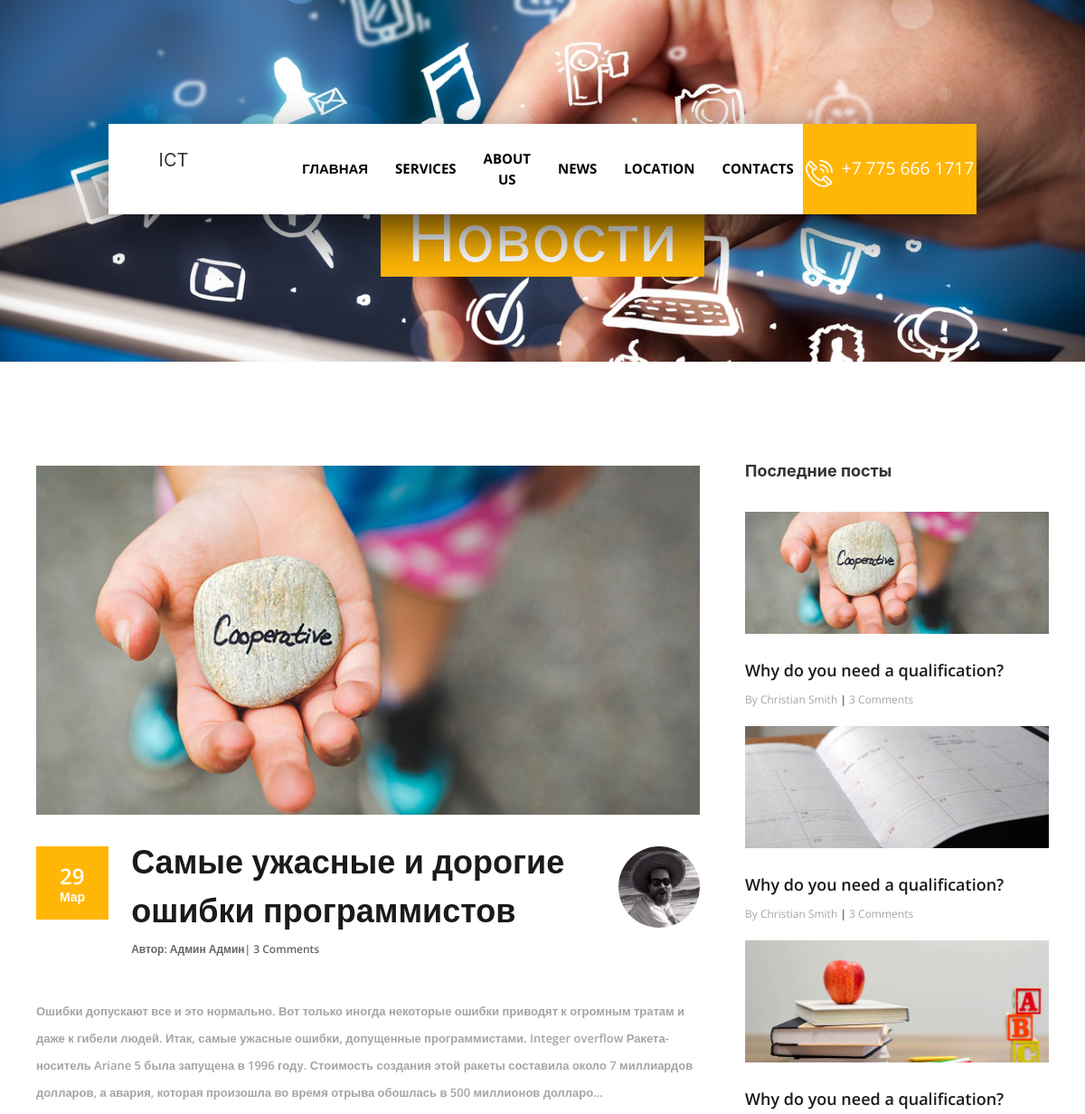
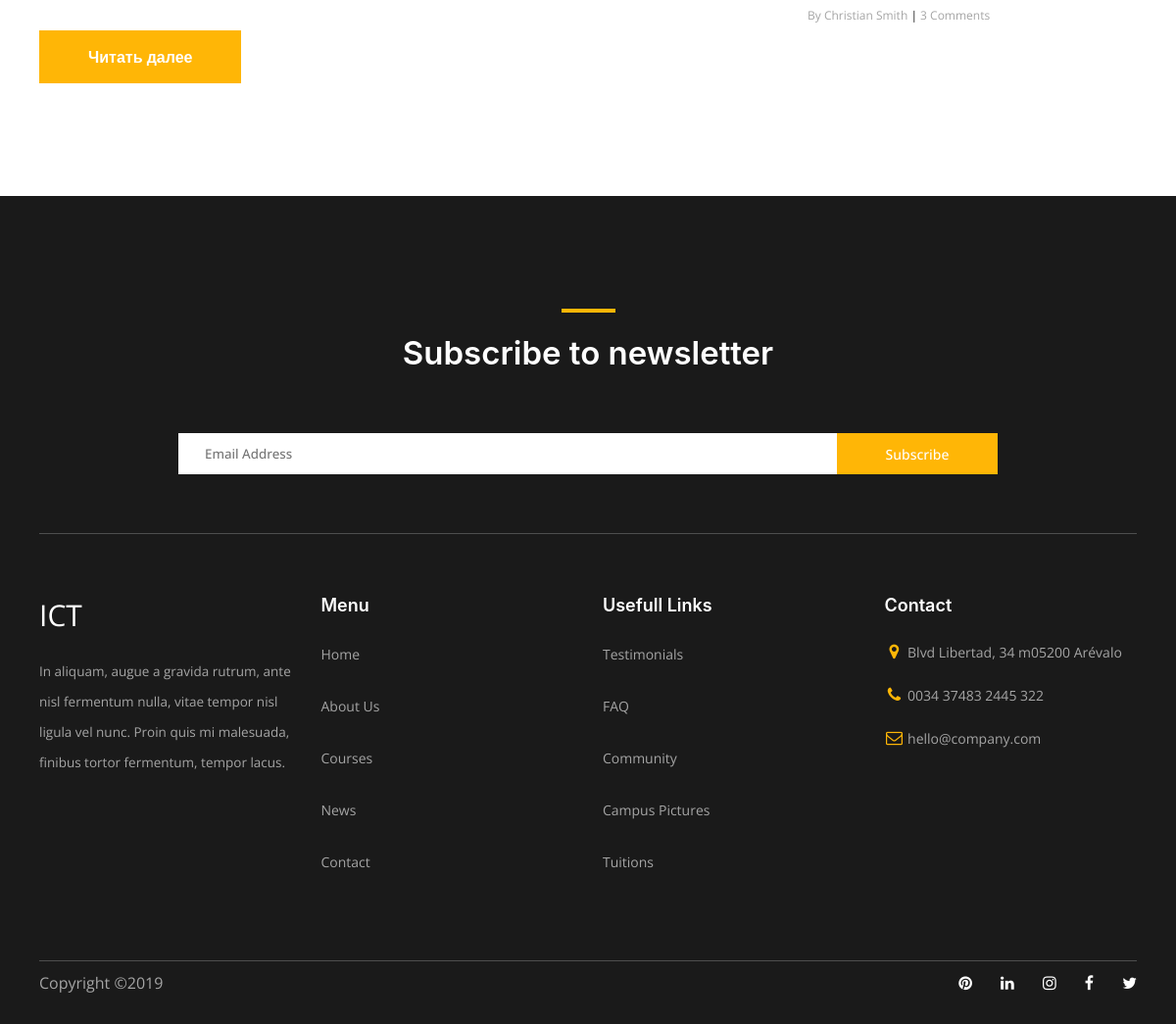
Page /news/ on the committed database (2 pictures, top to bottom).
### News/models.py (models this page shows, shortened)
class Post(models.Model):
   author = models.ForeignKey(User, on_delete=models.CASCADE)
   title = models.CharField(max_length=100)
   text = models.TextField()
   img = models.ImageField(upload_to='posts_images', blank=True)
   date = models.DateTimeField(default=timezone.now)
   def get_absolute_url(self):
      return reverse('news_detail_url', kwargs={'pk':self.pk})

### Users/models.py (models this page shows, shortened)
class Profile(models.Model):
   user = models.OneToOneField(User, on_delete=models.CASCADE)
   position = models.CharField(max_length=100, blank=True)
   img = models.ImageField(default='default.jpg', upload_to='user_images')

### News/views.py (the view)
# urls.py: path('', ShowNewsView.as_view(), name='news_url'),
class ShowNewsView(ListView):
   model = Post
   template_name = 'News/news.html'
   context_object_name = 'posts'
   ordering = ['-date']
   paginate_by = 5

### News/templates/News/news.html (shortened to what this page needs)
{% extends 'base.html' %}
{% load static %}
{% block links %}
   <link rel="stylesheet" href="{% static 'css/uikit.min.css' %}">
{% endblock %}
{% block content %}
   <div class="news-header parallax-window" data-parallax="scroll" data-image-src="/media/background-images/news-bg.jpg">
      <nav>
         <div class="logo">
            <h4>ICT</h4>
         </div>
         <ul class="menu">
            <li class="menu_item">
               <a href="{% url 'home_url' %}" class="text-decor-none menu_link">Главная</a>
            </li>
            <li class="menu_item">
               <a href="#services" class="text-decor-none menu_link go_to">Services</a>
            </li>
            <li class="menu_item">
               <a href="#about-us" class="text-decor-none menu_link go_to">About us</a>
            </li>
            <li class="menu_item">
               <a href="{% url 'news_url' %}" class="text-decor-none menu_link">News</a>
            </li>
            <li class="menu_item">
               <a href="#location" class="text-decor-none menu_link go_to">Location</a>
            </li>
            <li class="menu_item">
               <a href="#" class="text-decor-none menu_link">Contacts</a>
            </li>
         </ul>
         <div class="phone_number">
            <div>
               <img src="/media/img/phone-call.svg" alt="img">
            </div>
            <p> +7 775 666 1717</p>
         </div>
      </nav>
      <h1>Новости</h1>
   </div>
   <section id="news-section" class="news-section">
      <div class="wrapper news-wrap">
         <div class="news-box">
            {% for post in posts %}
               <div class="news-box__item">
                  {% if post.img %}
                     <div class="news-box__img">
                        <img src="{{ post.img.url }}" alt="news">
                     </div>
                  {% endif %}
                  <div class="news-box__container">
                     <div>
                        <p class="news-box__date">{{ post.date|date:"d "}} <span>{{ post.date|date:"M"}}</span></p>
                     </div>
                     <div class="news-box__title">
                        <div class="flex j-sb">
                           <a class="text-decor-none" href="{{ post.get_absolute_url }}">{{ post.title }}</a>
                           <img class="author-ava" src="{{ post.author.profile.img.url }}">
                        </div>
                        <p class="news-box__author">Автор: {{ post.author.last_name }} {{ post.author.first_name }}| 3 Comments</p>
                     </div>
                  </div>
                  <p class="text-desc news-box__desc">
                     {{ post.text|striptags|truncatechars:400 }}
                  </p>
                  <a class="text-decor-none news-box__more" href="{{ post.get_absolute_url }}">Читать далее</a>
               </div>
            {% endfor %}
         </div>
         <div class="news-more">
            <h3 class="text-title news-more__title">Последние посты</h3>
            <div class="news-more-box">
               <div class="news-more__item">
                  <div class="news-more__img">
                     <img src="/media/img/latest_1.jpg" alt="news">
                  </div>
                  <a class="text-decor-none news-more__link" href="new-post.html">
                     Why do you need a qualification?
                  </a>
                  <p class="news-more__author">By Christian Smith <span>|</span> 3 Comments</p>
               </div>
               <div class="news-more__item">
                  <div class="news-more__img">
                     <img src="/media/img/latest_2.jpg" alt="news">
                  </div>
                  <a class="text-decor-none news-more__link" href="new-post.html">
                     Why do you need a qualification?
                  </a>
                  <p class="news-more__author">By Christian Smith <span>|</span> 3 Comments</p>
               </div>
               <div class="text-decor-none news-more__item">
                  <div class="news-more__img">
                     <img src="/media/img/latest_3.jpg" alt="news">
                  </div>
                  <a class="news-more__link" href="new-post.html">
                     Why do you need a qualification?
                  </a>
                  <p class="news-more__author">By Christian Smith <span>|</span> 3 Comments</p>
               </div>
            </div>
         </div>
      </div>
   </section>
{% endblock content %}

### ICTapp/templates/base.html (shortened to what this page needs)
{% load static %}
<!DOCTYPE html>
<html lang="ru">
<head>
   <link rel="stylesheet" href="{% static 'css/font-awesome.min.css' %}">
   <link rel="stylesheet" href="{% static 'css/main.css' %}">
   {% block links %}{% endblock %}
</head>
<body>
   {% block content %}
   {% endblock content %}
   <footer>
      <div class="wrapper">
         <h2 class="section-title">Subscribe to newsletter</h2>
         <div class="subscribe">
            <input type="text" placeholder="Email Address">
            <button>Subscribe</button>
         </div>
         <div class="footer-box">
            <div class="footer-box__item">
               <div class="footer-logo">ICT</div>
               <p class="text-desc">
                  In aliquam, augue a gravida rutrum,
                  ante nisl fermentum nulla, vitae
                  tempor nisl ligula vel nunc. Proin
                  quis mi malesuada, finibus tortor
                  fermentum, tempor lacus.
               </p>
            </div>
            <div class="footer-box__item">
               <h3 class="footer-title">Menu</h3>
               <p>
                  <a href="#">Home</a>
               </p>
               <p>
                  <a href="#">About Us</a>
               </p>
               <p>
                  <a href="#">Courses</a>
               </p>
               <p>
                  <a href="#">News</a>
               </p>
               <p>
                  <a href="#">Contact</a>
               </p>
            </div>
            <div class="footer-box__item">
               <h3 class="footer-title">Usefull Links</h3>
               <p>
                  <a href="#">Testimonials</a>
               </p>
               <p>
                  <a href="#">FAQ</a>
               </p>
               <p>
                  <a href="#">Community</a>
               </p>
               <p>
                  <a href="#">Campus Pictures</a>
               </p>
               <p>
                  <a href="#">Tuitions</a>
               </p>
            </div>
            <div class="footer-box__item">
               <h3 class="footer-title">Contact</h3>
               <p class="contacts-info">
                  <i class="fa fa-map-marker" aria-hidden="true"></i> Blvd Libertad, 34 m05200 Arévalo
               </p>
               <p class="contacts-info">
                  <i class="fa fa-phone" aria-hidden="true"></i> 0034 37483 2445 322
               </p>
               <p class="contacts-info">
                  <i class="fa fa-envelope-o" aria-hidden="true"></i> hello@company.com
               </p>
            </div>
         </div>
         <div class="footer-info">
            <p>Copyright ©2019</p>
            <div class="socials">
               <a href="#">
                  <i class="fa fa-pinterest" aria-hidden="true"></i>
               </a>
               <a href="#">
                  <i class="fa fa-linkedin" aria-hidden="true"></i>
               </a>
               <a href="#">
                  <i class="fa fa-instagram" aria-hidden="true"></i>
               </a>
               <a href="#">
                  <i class="fa fa-facebook" aria-hidden="true"></i>
               </a>
               <a href="#">
                  <i class="fa fa-twitter" aria-hidden="true"></i>
               </a>
            </div>
         </div>
      </div>
   </footer>
</body>
</html>

### rows in the picture
Post: img (picture), date "29", date "Мар", title "Самые ужасные и дорогие ошибки программистов", author.profile.img (picture), author.last_name "Админ", author.first_name "Админ", text "Ошибки допускают все и это нормально. Вот только иногда некоторые ошибки приводят к огромным тратам и даже к гибели людей. Итак, самые ужасные ошибки, допущенные программистами. Integer overflow Ракета-носитель Ariane 5 была запущена в 1996 году. Стоимость создания этой ракеты составила около 7 миллиардов долларов, а авария, которая произошла во время отрыва обошлась в 500 миллионов долларо…"
